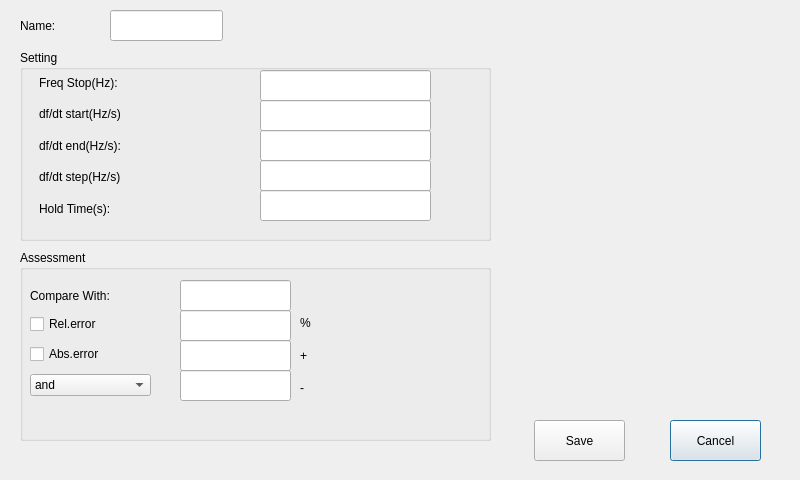
<?xml version="1.0" encoding="UTF-8"?>
<ui version="4.0">
 <class>DfdtBlocking</class>
 <widget class="QDialog" name="DfdtBlocking">
  <property name="geometry">
   <rect>
    <x>0</x>
    <y>0</y>
    <width>800</width>
    <height>480</height>
   </rect>
  </property>
  <property name="windowTitle">
   <string>Dialog</string>
  </property>
  <widget class="QLineEdit" name="lineEdit">
   <property name="geometry">
    <rect>
     <x>110</x>
     <y>10</y>
     <width>113</width>
     <height>31</height>
    </rect>
   </property>
  </widget>
  <widget class="QPushButton" name="pushButton_2">
   <property name="geometry">
    <rect>
     <x>670</x>
     <y>420</y>
     <width>91</width>
     <height>41</height>
    </rect>
   </property>
   <property name="text">
    <string>Cancel</string>
   </property>
  </widget>
  <widget class="QGroupBox" name="groupBox">
   <property name="geometry">
    <rect>
     <x>20</x>
     <y>50</y>
     <width>471</width>
     <height>191</height>
    </rect>
   </property>
   <property name="title">
    <string>Setting</string>
   </property>
   <widget class="QLineEdit" name="lineEdit_2">
    <property name="geometry">
     <rect>
      <x>240</x>
      <y>20</y>
      <width>171</width>
      <height>31</height>
     </rect>
    </property>
   </widget>
   <widget class="QLineEdit" name="lineEdit_3">
    <property name="geometry">
     <rect>
      <x>240</x>
      <y>50</y>
      <width>171</width>
      <height>31</height>
     </rect>
    </property>
   </widget>
   <widget class="QLineEdit" name="lineEdit_6">
    <property name="geometry">
     <rect>
      <x>240</x>
      <y>140</y>
      <width>171</width>
      <height>31</height>
     </rect>
    </property>
   </widget>
   <widget class="QLineEdit" name="lineEdit_5">
    <property name="geometry">
     <rect>
      <x>240</x>
      <y>110</y>
      <width>171</width>
      <height>31</height>
     </rect>
    </property>
   </widget>
   <widget class="QLineEdit" name="lineEdit_4">
    <property name="geometry">
     <rect>
      <x>240</x>
      <y>80</y>
      <width>171</width>
      <height>31</height>
     </rect>
    </property>
   </widget>
   <widget class="QWidget" name="verticalLayoutWidget">
    <property name="geometry">
     <rect>
      <x>19</x>
      <y>20</y>
      <width>221</width>
      <height>151</height>
     </rect>
    </property>
    <layout class="QVBoxLayout" name="verticalLayout">
     <item>
      <widget class="QLabel" name="label_2">
       <property name="text">
        <string>Freq Stop(Hz):</string>
       </property>
      </widget>
     </item>
     <item>
      <widget class="QLabel" name="label_3">
       <property name="text">
        <string>df/dt start(Hz/s)</string>
       </property>
      </widget>
     </item>
     <item>
      <widget class="QLabel" name="label_4">
       <property name="text">
        <string>df/dt end(Hz/s):</string>
       </property>
      </widget>
     </item>
     <item>
      <widget class="QLabel" name="label_5">
       <property name="text">
        <string>df/dt step(Hz/s)</string>
       </property>
      </widget>
     </item>
     <item>
      <widget class="QLabel" name="label_6">
       <property name="text">
        <string>Hold Time(s):</string>
       </property>
      </widget>
     </item>
    </layout>
   </widget>
  </widget>
  <widget class="QPushButton" name="pushButton">
   <property name="geometry">
    <rect>
     <x>534</x>
     <y>420</y>
     <width>91</width>
     <height>41</height>
    </rect>
   </property>
   <property name="text">
    <string>Save</string>
   </property>
  </widget>
  <widget class="QGroupBox" name="groupBox_2">
   <property name="geometry">
    <rect>
     <x>20</x>
     <y>250</y>
     <width>471</width>
     <height>191</height>
    </rect>
   </property>
   <property name="title">
    <string>Assessment</string>
   </property>
   <widget class="QLineEdit" name="lineEdit_7">
    <property name="geometry">
     <rect>
      <x>160</x>
      <y>30</y>
      <width>111</width>
      <height>31</height>
     </rect>
    </property>
   </widget>
   <widget class="QLineEdit" name="lineEdit_8">
    <property name="geometry">
     <rect>
      <x>160</x>
      <y>60</y>
      <width>111</width>
      <height>31</height>
     </rect>
    </property>
   </widget>
   <widget class="QLineEdit" name="lineEdit_9">
    <property name="geometry">
     <rect>
      <x>160</x>
      <y>90</y>
      <width>111</width>
      <height>31</height>
     </rect>
    </property>
   </widget>
   <widget class="QLineEdit" name="lineEdit_10">
    <property name="geometry">
     <rect>
      <x>160</x>
      <y>120</y>
      <width>111</width>
      <height>31</height>
     </rect>
    </property>
   </widget>
   <widget class="QLabel" name="label_8">
    <property name="geometry">
     <rect>
      <x>10</x>
      <y>30</y>
      <width>119</width>
      <height>31</height>
     </rect>
    </property>
    <property name="text">
     <string>Compare With:</string>
    </property>
   </widget>
   <widget class="QWidget" name="verticalLayoutWidget_3">
    <property name="geometry">
     <rect>
      <x>10</x>
      <y>60</y>
      <width>121</width>
      <height>91</height>
     </rect>
    </property>
    <layout class="QVBoxLayout" name="verticalLayout_3">
     <item>
      <widget class="QCheckBox" name="checkBox">
       <property name="text">
        <string>Rel.error</string>
       </property>
      </widget>
     </item>
     <item>
      <widget class="QCheckBox" name="checkBox_2">
       <property name="text">
        <string>Abs.error</string>
       </property>
      </widget>
     </item>
     <item>
      <widget class="QComboBox" name="comboBox_3">
       <item>
        <property name="text">
         <string>and</string>
        </property>
       </item>
       <item>
        <property name="text">
         <string>or</string>
        </property>
       </item>
      </widget>
     </item>
    </layout>
   </widget>
   <widget class="QWidget" name="verticalLayoutWidget_2">
    <property name="geometry">
     <rect>
      <x>280</x>
      <y>60</y>
      <width>41</width>
      <height>91</height>
     </rect>
    </property>
    <layout class="QVBoxLayout" name="verticalLayout_2">
     <item>
      <widget class="QLabel" name="label_9">
       <property name="text">
        <string>%</string>
       </property>
      </widget>
     </item>
     <item>
      <widget class="QLabel" name="label_10">
       <property name="text">
        <string>+</string>
       </property>
      </widget>
     </item>
     <item>
      <widget class="QLabel" name="label_11">
       <property name="text">
        <string>-</string>
       </property>
      </widget>
     </item>
    </layout>
   </widget>
  </widget>
  <widget class="QLabel" name="label">
   <property name="geometry">
    <rect>
     <x>20</x>
     <y>10</y>
     <width>81</width>
     <height>31</height>
    </rect>
   </property>
   <property name="text">
    <string>Name:</string>
   </property>
  </widget>
 </widget>
 <resources/>
 <connections/>
</ui>
